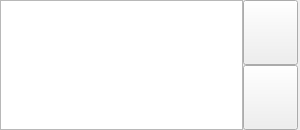
      <widget class="QWidget" name="messageWidget" native="true">
       <property name="sizePolicy">
        <sizepolicy hsizetype="Minimum" vsizetype="Minimum">
         <horstretch>0</horstretch>
         <verstretch>0</verstretch>
        </sizepolicy>
       </property>
       <property name="minimumSize">
        <size>
         <width>300</width>
         <height>130</height>
        </size>
       </property>
       <layout class="QHBoxLayout" name="horizontalLayout_2">
        <property name="spacing">
         <number>0</number>
        </property>
        <property name="leftMargin">
         <number>0</number>
        </property>
        <property name="topMargin">
         <number>0</number>
        </property>
        <property name="rightMargin">
         <number>0</number>
        </property>
        <property name="bottomMargin">
         <number>0</number>
        </property>
        <item>
         <widget class="QTextBrowser" name="messageBrowser">
          <property name="sizePolicy">
           <sizepolicy hsizetype="Minimum" vsizetype="Minimum">
            <horstretch>0</horstretch>
            <verstretch>0</verstretch>
           </sizepolicy>
          </property>
          <property name="minimumSize">
           <size>
            <width>243</width>
            <height>130</height>
           </size>
          </property>
          <property name="maximumSize">
           <size>
            <width>243</width>
            <height>130</height>
           </size>
          </property>
          <property name="font">
           <font>
            <pointsize>20</pointsize>
            <underline>false</underline>
           </font>
          </property>
          <property name="lineWidth">
           <number>1</number>
          </property>
          <property name="verticalScrollBarPolicy">
           <enum>Qt::ScrollBarAlwaysOff</enum>
          </property>
          <property name="horizontalScrollBarPolicy">
           <enum>Qt::ScrollBarAlwaysOff</enum>
          </property>
          <property name="lineWrapColumnOrWidth">
           <number>0</number>
          </property>
          <property name="html">
           <string>&lt;!DOCTYPE HTML PUBLIC &quot;-//W3C//DTD HTML 4.0//EN&quot; &quot;http://www.w3.org/TR/REC-html40/strict.dtd&quot;&gt;
&lt;html&gt;&lt;head&gt;&lt;meta name=&quot;qrichtext&quot; content=&quot;1&quot; /&gt;&lt;style type=&quot;text/css&quot;&gt;
p, li { white-space: pre-wrap; }
&lt;/style&gt;&lt;/head&gt;&lt;body style=&quot; font-family:'Ubuntu'; font-size:20pt; font-weight:400; font-style:normal;&quot;&gt;
&lt;p style=&quot;-qt-paragraph-type:empty; margin-top:0px; margin-bottom:0px; margin-left:0px; margin-right:0px; -qt-block-indent:0; text-indent:0px;&quot;&gt;&lt;br /&gt;&lt;/p&gt;&lt;/body&gt;&lt;/html&gt;</string>
          </property>
          <property name="textInteractionFlags">
           <set>Qt::NoTextInteraction</set>
          </property>
         </widget>
        </item>
        <item>
         <layout class="QVBoxLayout" name="verticalLayout_2">
          <property name="spacing">
           <number>0</number>
          </property>
          <item>
           <widget class="QPushButton" name="messageUpBtn">
            <property name="sizePolicy">
             <sizepolicy hsizetype="Minimum" vsizetype="Minimum">
              <horstretch>0</horstretch>
              <verstretch>0</verstretch>
             </sizepolicy>
            </property>
            <property name="minimumSize">
             <size>
              <width>55</width>
              <height>65</height>
             </size>
            </property>
            <property name="maximumSize">
             <size>
              <width>55</width>
              <height>65</height>
             </size>
            </property>
            <property name="text">
             <string/>
            </property>
           </widget>
          </item>
          <item>
           <widget class="QPushButton" name="messageDownBtn">
            <property name="sizePolicy">
             <sizepolicy hsizetype="Minimum" vsizetype="Minimum">
              <horstretch>0</horstretch>
              <verstretch>0</verstretch>
             </sizepolicy>
            </property>
            <property name="minimumSize">
             <size>
              <width>55</width>
              <height>65</height>
             </size>
            </property>
            <property name="maximumSize">
             <size>
              <width>55</width>
              <height>65</height>
             </size>
            </property>
            <property name="text">
             <string/>
            </property>
           </widget>
          </item>
         </layout>
        </item>
       </layout>
      </widget>
